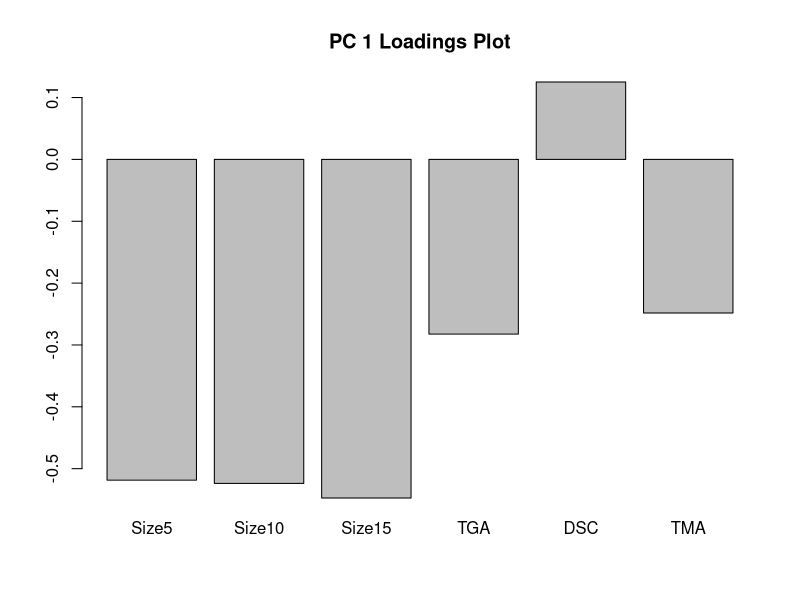
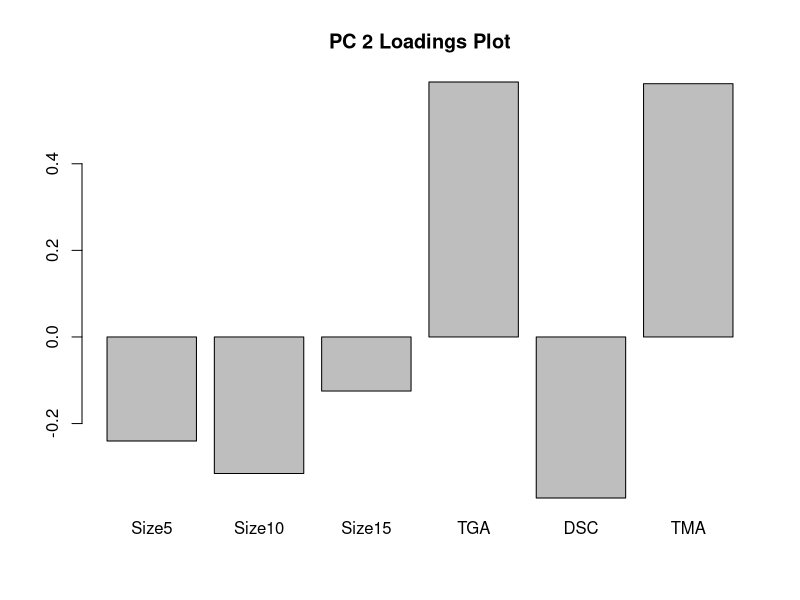
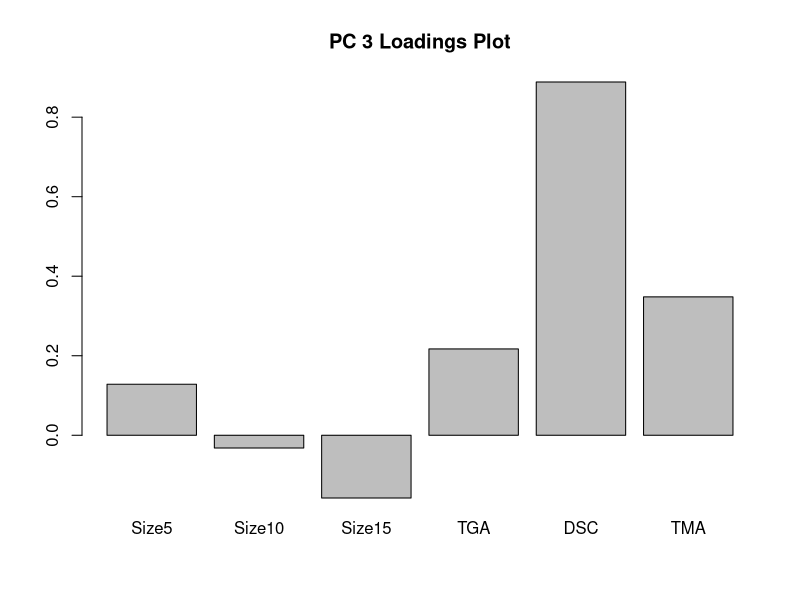
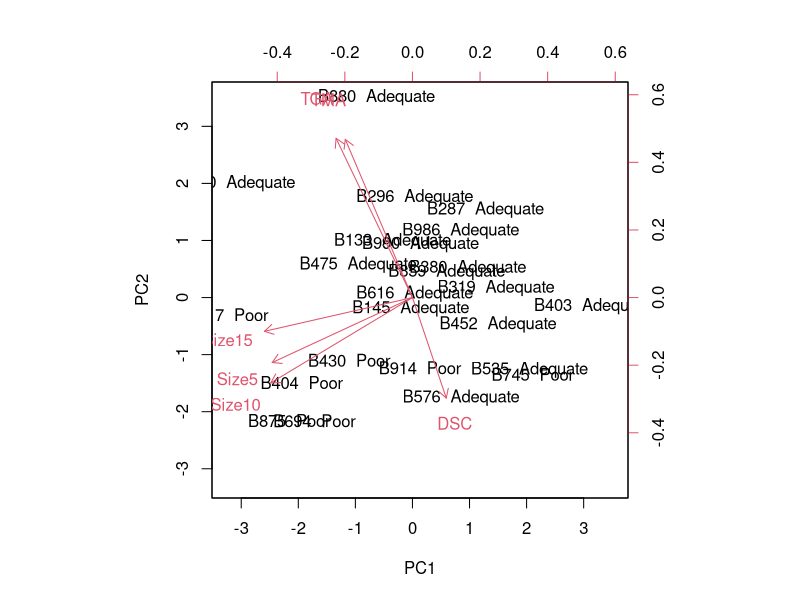

Write R code to recreate these figures, in order.
## ---- chunk 1
knitr::opts_chunk$set(echo = TRUE)
## ---- chunk 2
# Read in data
data <- read.csv("raw-material-characterization.csv")
rownames(data) <- paste(data$Lot.number,'',data$Outcome)
## ---- chunk 3
results <- prcomp(data[c('Size5', 'Size10', 'Size15', 'TGA', 'DSC', 'TMA')], scale = TRUE)
## ---- chunk 4
barplot(results$rotation[,1], main="PC 1 Loadings Plot")
barplot(results$rotation[,2], main="PC 2 Loadings Plot")
barplot(results$rotation[,3], main="PC 3 Loadings Plot")
## ---- chunk 5
results$sdev^2 / sum(results$sdev^2)
## ---- chunk 6
biplot(results, scale = 0)
